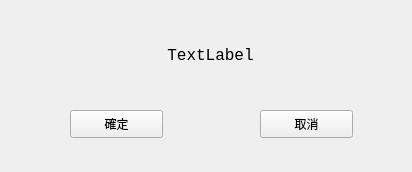
<?xml version="1.0" encoding="UTF-8"?>
<ui version="4.0">
 <class>AskBool</class>
 <widget class="QMainWindow" name="AskBool">
  <property name="geometry">
   <rect>
    <x>0</x>
    <y>0</y>
    <width>412</width>
    <height>172</height>
   </rect>
  </property>
  <property name="minimumSize">
   <size>
    <width>412</width>
    <height>172</height>
   </size>
  </property>
  <property name="maximumSize">
   <size>
    <width>412</width>
    <height>172</height>
   </size>
  </property>
  <property name="windowTitle">
   <string>MainWindow</string>
  </property>
  <widget class="QWidget" name="centralwidget">
   <widget class="QPushButton" name="confirm_btn">
    <property name="geometry">
     <rect>
      <x>70</x>
      <y>110</y>
      <width>93</width>
      <height>28</height>
     </rect>
    </property>
    <property name="text">
     <string>確定</string>
    </property>
   </widget>
   <widget class="QPushButton" name="cancel_btn">
    <property name="geometry">
     <rect>
      <x>260</x>
      <y>110</y>
      <width>93</width>
      <height>28</height>
     </rect>
    </property>
    <property name="text">
     <string>取消</string>
    </property>
   </widget>
   <widget class="QLabel" name="question_label">
    <property name="geometry">
     <rect>
      <x>60</x>
      <y>20</y>
      <width>301</width>
      <height>71</height>
     </rect>
    </property>
    <property name="font">
     <font>
      <family>Consolas</family>
      <pointsize>12</pointsize>
     </font>
    </property>
    <property name="text">
     <string>TextLabel</string>
    </property>
    <property name="alignment">
     <set>Qt::AlignCenter</set>
    </property>
   </widget>
  </widget>
 </widget>
 <resources/>
 <connections/>
</ui>
